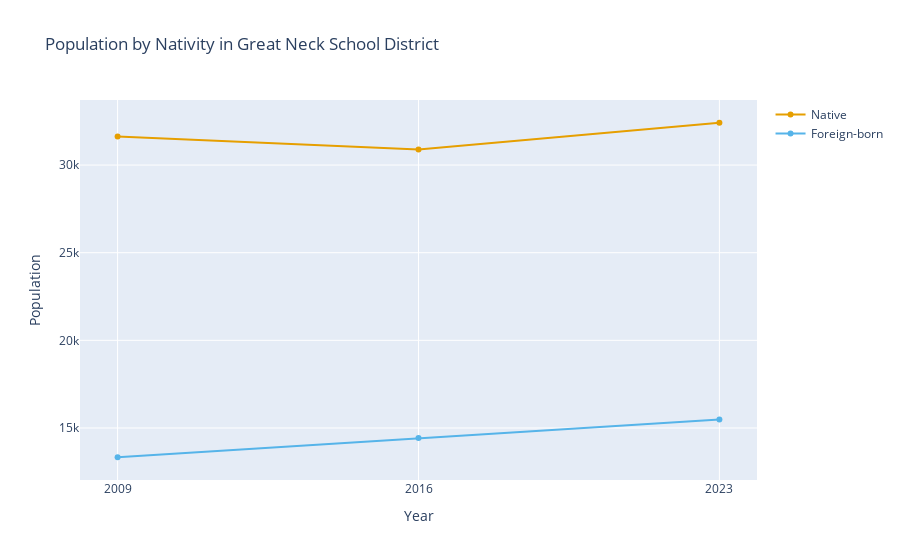

This figure's notebook cell:
### Markdown cell above
These graphs will render interactively on your local machine. However, github can only render them as static images. 

There is an optional parameter `y_cols` that allows you to render only a portion of the data:

### Code cell
graph_multiyear(
    df=df,
    title="Population by Nativity<br>Great Neck School District, NY",
    yaxis_title="Population",
    y_cols=["Native", "Foreign-born"],
)

### Figure 1 — Plotly figure (JSON) as saved in the notebook; plotly's stock layout.template omitted (floating-point values rounded to 4 significant figures)
{"data": [{"hovertemplate": "Year: %{x}<br>Native: %{y:,}<extra></extra>", "line": {"color": "#E69F00"}, "mode": "lines+markers", "name": "Native", "type": "scatter", "x": [2009, 2016, 2023], "y": [31623, 30885, 32414]}, {"hovertemplate": "Year: %{x}<br>Foreign-born: %{y:,}<extra></extra>", "line": {"color": "#56B4E9"}, "mode": "lines+markers", "name": "Foreign-born", "type": "scatter", "x": [2009, 2016, 2023], "y": [13330, 14425, 15477]}], "layout": {"title": {"text": "Population by Nativity in Great Neck School District"}, "xaxis": {"tickmode": "array", "ticktext": ["2009", "2016", "2023"], "tickvals": [2009, 2016, 2023], "title": {"text": "Year"}}, "yaxis": {"title": {"text": "Population"}}}}
